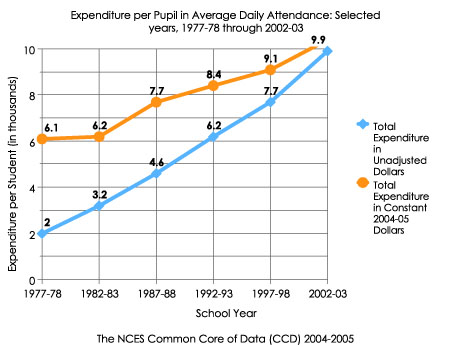
//> input picture pics/13.jpg, 450 x 347 px
$ ./ComputerVision ../../pics/13.jpg   (built with g++ and OpenCV 4)
//> lines starting //> are read from the running program, lines starting //| are printed output that depends on the picture; after the words box and inside, x2 and y2 are one past the last pixel; in counts of white or black regions, pixels touching at a corner belong together
#include "opencv2/core/core.hpp"
#include "opencv2/highgui/highgui.hpp"
#include <stdio.h>
#include "opencv2/imgproc/imgproc.hpp"
#include <iostream>
#include <math.h>

using namespace cv;
Mat thresh(Mat& img, int val) {
	// for thresholding black
	Mat dest(img.rows, img.cols, CV_8U);
	for (int i = 0; i < dest.rows; ++i)
	{
		for (int j = 0; j < dest.cols; ++j)
		{
			Vec3b clr = img.at<Vec3b>(i,j);
			if (clr[0] < val && clr[1] < val && clr[2] < val)
				dest.at<unsigned char>(i,j) = 255;
			else
				dest.at<unsigned char>(i,j) = 0;
		}
	}
	return dest;
}
int main(int argc, char const *argv[])
{
	cv::Mat input = cv::imread(argv[1]);//input image
//> input is the input picture: 347 rows x 450 cols, CV_8UC3; mean B, G, R 241.6, 242.1, 242.1
	// resize(input, input, Size(input.cols/4, input.rows/4));
	float a=input.cols*input.rows;
//> a = 156150

	cv::Mat gray;
	cv::cvtColor(input, gray, CV_BGR2GRAY);
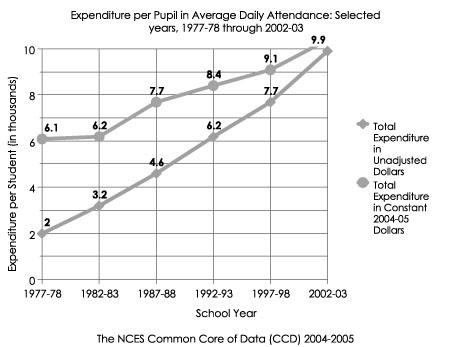
//> gray: 347 rows x 450 cols, CV_8UC1; min 0, max 255, mean 242
	int max = 1;
	namedWindow("input");
	createTrackbar("Threshold", "input",&max,100);
	// cv::Mat mask = thresh(input, 120);
	// //imshow("bw", mask);
	cv::Mat mask;
	cv::threshold(gray, mask,240, 255, CV_THRESH_BINARY_INV );
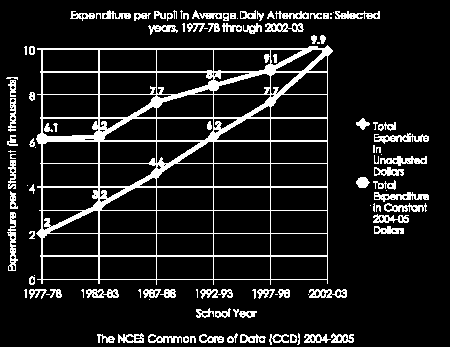
//> mask: 347 rows x 450 cols, CV_8UC1; 11.8% white in thin lines or dots
	imwrite("/tmp/tmp-bw.png",  mask);
	// Canny(mask, mask, 20, 100, 3);
	std::vector<std::vector<cv::Point> > contours;
	std::vector<cv::Vec4i> hierarchy;
	cv::findContours(mask, contours, hierarchy, CV_RETR_EXTERNAL, CV_CHAIN_APPROX_SIMPLE);
//> contours = 111 contours, 42 with area under 20; largest, box (x1, y1, x2, y2) and area: (36, 45, 333, 285) 66215, (7, 212, 18, 271) 247, (374, 192, 429, 202) 229, (374, 133, 429, 144) 226, (309, 289, 347, 298) 221
	int biggestContourIdx = -1;
	float biggestContourArea = 0;
	while (1){
		cv::Mat drawing = cv::Mat::zeros(mask.size(), CV_8UC3);
		int numContours = 0;
		for (int i = 0; i < contours.size(); i++)
		{
			float ctArea = cv::contourArea(contours[i]);
			cv::Rect boundingBox = cv::boundingRect(contours[i]);
			float percentRect = ctArea / (float)(boundingBox.height * boundingBox.width);
			assert (percentRect >= 0 && percentRect <= 1.0);
			// printf("percentRect = %f\n", percentRect);
			if (percentRect < 80/100.)
				continue;
			cv::Scalar color = cv::Scalar(0, 255, 0);
			drawContours(drawing, contours, i, color, 1, 8, hierarchy, 0, cv::Point());
			numContours++;
			// [19 lines of commented-out code are left out]
		}
//> this loop made 111 passes
//> (ctArea, boundingBox, percentRect, i, numContours) on pass 76: (66215, Rect(36, 45, 297, 240), 0.929, 75, 1)
//> (ctArea, boundingBox, percentRect) on passes 2 to 7: (27, Rect(183, 336, 6, 7), 0.643), (129, Rect(304, 334, 27, 9), 0.531), (44.5, Rect(290, 334, 7, 9), 0.706), (86, Rect(269, 334, 20, 11), 0.391), (132.5, Rect(240, 334, 26, 9), 0.566), (98, Rect(199, 334, 25, 9), 0.436)
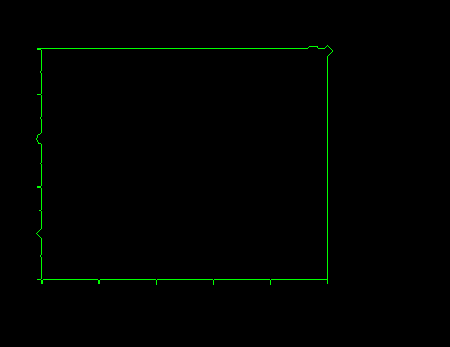
//> drawing: 347 rows x 450 cols, CV_8UC3; mean B, G, R 0, 1.8, 0
//> after the loop, numContours = 1
		printf("numContours = %d\n", numContours);
//| numContours = 1
		imwrite("/tmp/tmp-drawing.png", drawing);
		//imshow("input", input);
		//imshow("drawing", drawing);
		break;
		if (waitKey(30) == 27) break;
	}
//	cv::waitKey(0);
	return 0;
}
